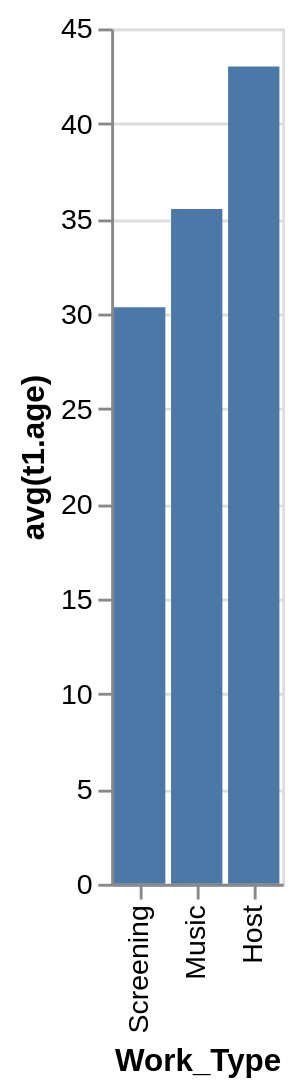

The specification (Vega-Lite) saved for this image:
### Vega-Lite specification from a JSON file in a GitHub repository (floating-point values rounded to 4 significant figures)
{"data": {"values": [{"x_data": "Screening", "y_data": 30.33}, {"x_data": "Music", "y_data": 35.5}, {"x_data": "Host", "y_data": 43}]}, "mark": "bar", "encoding": {"x": {"field": "x_data", "type": "nominal", "title": "Work_Type", "sort": "descending"}, "y": {"field": "y_data", "type": "quantitative", "title": "avg(t1.age)"}}}
